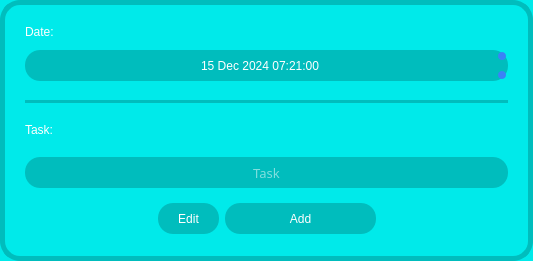
               <widget class="QFrame" name="frame_13">
                <property name="sizePolicy">
                 <sizepolicy hsizetype="Expanding" vsizetype="Expanding">
                  <horstretch>0</horstretch>
                  <verstretch>0</verstretch>
                 </sizepolicy>
                </property>
                <property name="minimumSize">
                 <size>
                  <width>391</width>
                  <height>261</height>
                 </size>
                </property>
                <property name="maximumSize">
                 <size>
                  <width>16777215</width>
                  <height>16777215</height>
                 </size>
                </property>
                <property name="styleSheet">
                 <string notr="true">background-color: rgb(0, 234, 234);
border-radius: 20px;
border: 5px solid  rgb(0, 189, 189);</string>
                </property>
                <property name="frameShape">
                 <enum>QFrame::StyledPanel</enum>
                </property>
                <property name="frameShadow">
                 <enum>QFrame::Raised</enum>
                </property>
                <layout class="QGridLayout" name="gridLayout_13">
                 <item row="0" column="0" rowspan="2" colspan="6">
                  <widget class="QFrame" name="frame_15">
                   <property name="minimumSize">
                    <size>
                     <width>341</width>
                     <height>171</height>
                    </size>
                   </property>
                   <property name="styleSheet">
                    <string notr="true">border: none;</string>
                   </property>
                   <property name="frameShape">
                    <enum>QFrame::StyledPanel</enum>
                   </property>
                   <property name="frameShadow">
                    <enum>QFrame::Raised</enum>
                   </property>
                   <layout class="QGridLayout" name="gridLayout_10">
                    <item row="0" column="0">
                     <widget class="QLabel" name="label_3">
                      <property name="sizePolicy">
                       <sizepolicy hsizetype="Fixed" vsizetype="Fixed">
                        <horstretch>0</horstretch>
                        <verstretch>0</verstretch>
                       </sizepolicy>
                      </property>
                      <property name="styleSheet">
                       <string notr="true">border: none;
font: 87 8pt &quot;Arial Black&quot;;
color: rgb(255, 255, 255);</string>
                      </property>
                      <property name="text">
                       <string>Date:</string>
                      </property>
                     </widget>
                    </item>
                    <item row="1" column="1">
                     <spacer name="verticalSpacer_23">
                      <property name="orientation">
                       <enum>Qt::Vertical</enum>
                      </property>
                      <property name="sizeType">
                       <enum>QSizePolicy::Fixed</enum>
                      </property>
                      <property name="sizeHint" stdset="0">
                       <size>
                        <width>20</width>
                        <height>5</height>
                       </size>
                      </property>
                     </spacer>
                    </item>
                    <item row="2" column="0" colspan="3">
                     <widget class="QDateTimeEdit" name="sched_datetimeedit">
                      <property name="minimumSize">
                       <size>
                        <width>31</width>
                        <height>31</height>
                       </size>
                      </property>
                      <property name="styleSheet">
                       <string notr="true">/* General QDateEdit styling */
QDateTimeEdit {
    background-color: rgb(0, 189, 189);
	color: rgb(255, 255, 255);
    border-radius: 15px; /* Rounded corners */
    padding: 5px 10px; /* Inner padding */
	font: 12pt &quot;Arial&quot;;
}

/* Arrow buttons for spin up/down */
QDateTimeEdit::up-button, QDateTimeEdit::down-button {
    border: none; /* Remove button borders */
    background-color: #3B82F6; /* Highlighted blue background */
    border-radius: 4px; /* Rounded arrow buttons */
    width: 8px; /* Set size */
    height: 8px;
    margin: 2px; /* Spacing */
}

QDateTimeEdit::up-button:hover, QDateTimeEdit::down-button:hover {
    background-color: #4C8EF7; /* Lighter blue on hover */
}

/* Default arrows for up and down */
QDateTimeEdit::up-arrow, QDateTimeEdit::down-arrow {
    width: 10px;
    height: 10px;
}

/* Disabled state for date input */
QDateTimeEdit:disabled {
    background-color: #444B56; /* Darker gray */
    color: #888888; /* Dimmed text */
    border: 1px solid #555555;
}
</string>
                      </property>
                      <property name="alignment">
                       <set>Qt::AlignCenter</set>
                      </property>
                      <property name="date">
                       <date>
                        <year>2024</year>
                        <month>12</month>
                        <day>15</day>
                       </date>
                      </property>
                      <property name="time">
                       <time>
                        <hour>7</hour>
                        <minute>21</minute>
                        <second>0</second>
                       </time>
                      </property>
                     </widget>
                    </item>
                    <item row="3" column="2">
                     <spacer name="verticalSpacer_25">
                      <property name="orientation">
                       <enum>Qt::Vertical</enum>
                      </property>
                      <property name="sizeType">
                       <enum>QSizePolicy::Fixed</enum>
                      </property>
                      <property name="sizeHint" stdset="0">
                       <size>
                        <width>20</width>
                        <height>13</height>
                       </size>
                      </property>
                     </spacer>
                    </item>
                    <item row="4" column="0" colspan="3">
                     <widget class="Line" name="line_3">
                      <property name="styleSheet">
                       <string notr="true">border: 5px solid rgb(0, 189, 189);</string>
                      </property>
                      <property name="orientation">
                       <enum>Qt::Horizontal</enum>
                      </property>
                     </widget>
                    </item>
                    <item row="5" column="0">
                     <widget class="QLabel" name="label_4">
                      <property name="styleSheet">
                       <string notr="true">border: none;
font: 87 8pt &quot;Arial Black&quot;;
color: rgb(255, 255, 255);</string>
                      </property>
                      <property name="text">
                       <string>Task:</string>
                      </property>
                     </widget>
                    </item>
                    <item row="5" column="2">
                     <spacer name="verticalSpacer_24">
                      <property name="orientation">
                       <enum>Qt::Vertical</enum>
                      </property>
                      <property name="sizeType">
                       <enum>QSizePolicy::Fixed</enum>
                      </property>
                      <property name="sizeHint" stdset="0">
                       <size>
                        <width>20</width>
                        <height>6</height>
                       </size>
                      </property>
                     </spacer>
                    </item>
                    <item row="6" column="0" colspan="3">
                     <widget class="QLineEdit" name="sched_task_box">
                      <property name="minimumSize">
                       <size>
                        <width>0</width>
                        <height>31</height>
                       </size>
                      </property>
                      <property name="font">
                       <font>
                        <family>Arial Black</family>
                        <pointsize>10</pointsize>
                        <weight>10</weight>
                        <italic>false</italic>
                        <bold>false</bold>
                       </font>
                      </property>
                      <property name="styleSheet">
                       <string notr="true">
background-color: rgb(0, 189, 189);
font: 87 10pt &quot;Arial Black&quot;;
color: rgb(255, 255, 255);
border-radius: 15px;
border: none;</string>
                      </property>
                      <property name="alignment">
                       <set>Qt::AlignCenter</set>
                      </property>
                      <property name="placeholderText">
                       <string>Task</string>
                      </property>
                     </widget>
                    </item>
                   </layout>
                  </widget>
                 </item>
                 <item row="1" column="2">
                  <spacer name="verticalSpacer_22">
                   <property name="orientation">
                    <enum>Qt::Vertical</enum>
                   </property>
                   <property name="sizeType">
                    <enum>QSizePolicy::Fixed</enum>
                   </property>
                   <property name="sizeHint" stdset="0">
                    <size>
                     <width>20</width>
                     <height>5</height>
                    </size>
                   </property>
                  </spacer>
                 </item>
                 <item row="1" column="4">
                  <spacer name="verticalSpacer_34">
                   <property name="orientation">
                    <enum>Qt::Vertical</enum>
                   </property>
                   <property name="sizeType">
                    <enum>QSizePolicy::Fixed</enum>
                   </property>
                   <property name="sizeHint" stdset="0">
                    <size>
                     <width>20</width>
                     <height>5</height>
                    </size>
                   </property>
                  </spacer>
                 </item>
                 <item row="2" column="0">
                  <spacer name="horizontalSpacer_25">
                   <property name="orientation">
                    <enum>Qt::Horizontal</enum>
                   </property>
                   <property name="sizeHint" stdset="0">
                    <size>
                     <width>95</width>
                     <height>20</height>
                    </size>
                   </property>
                  </spacer>
                 </item>
                 <item row="2" column="1" colspan="2">
                  <widget class="QPushButton" name="sched_edit_btn">
                   <property name="sizePolicy">
                    <sizepolicy hsizetype="Fixed" vsizetype="Fixed">
                     <horstretch>0</horstretch>
                     <verstretch>0</verstretch>
                    </sizepolicy>
                   </property>
                   <property name="minimumSize">
                    <size>
                     <width>61</width>
                     <height>31</height>
                    </size>
                   </property>
                   <property name="styleSheet">
                    <string notr="true">QPushButton {
background-color: rgb(0, 189, 189);
color: rgb(255, 255, 255);
border-radius: 15px;
border: none;
font: 87 10pt &quot;Arial Black&quot;;
}

QPushButton:hover {
background-color: rgb(255, 255, 255);
color: rgb(0, 234, 234);
border-radius: 15px;
border: none;
}

QPushButton:pressed {
background-color: rgb(0, 189, 189);
}
</string>
                   </property>
                   <property name="text">
                    <string>Edit</string>
                   </property>
                  </widget>
                 </item>
                 <item row="2" column="3" colspan="2">
                  <widget class="QPushButton" name="sched_add_btn">
                   <property name="sizePolicy">
                    <sizepolicy hsizetype="Expanding" vsizetype="Fixed">
                     <horstretch>0</horstretch>
                     <verstretch>0</verstretch>
                    </sizepolicy>
                   </property>
                   <property name="minimumSize">
                    <size>
                     <width>151</width>
                     <height>31</height>
                    </size>
                   </property>
                   <property name="styleSheet">
                    <string notr="true">QPushButton {
background-color: rgb(0, 189, 189);
color: rgb(255, 255, 255);
border-radius: 15px;
border: none;
font: 87 10pt &quot;Arial Black&quot;;
}

QPushButton:hover {
background-color: rgb(0, 255, 255);
color: rgb(0, 189, 189);
border-radius: 15px;
border: none;
}

QPushButton:pressed {
background-color: rgb(0, 189, 189);
}
</string>
                   </property>
                   <property name="text">
                    <string>Add</string>
                   </property>
                  </widget>
                 </item>
                 <item row="2" column="5">
                  <spacer name="horizontalSpacer_26">
                   <property name="orientation">
                    <enum>Qt::Horizontal</enum>
                   </property>
                   <property name="sizeHint" stdset="0">
                    <size>
                     <width>95</width>
                     <height>20</height>
                    </size>
                   </property>
                  </spacer>
                 </item>
                 <item row="3" column="2">
                  <spacer name="verticalSpacer_26">
                   <property name="orientation">
                    <enum>Qt::Vertical</enum>
                   </property>
                   <property name="sizeType">
                    <enum>QSizePolicy::Fixed</enum>
                   </property>
                   <property name="sizeHint" stdset="0">
                    <size>
                     <width>20</width>
                     <height>11</height>
                    </size>
                   </property>
                  </spacer>
                 </item>
                 <item row="3" column="4">
                  <spacer name="verticalSpacer_35">
                   <property name="orientation">
                    <enum>Qt::Vertical</enum>
                   </property>
                   <property name="sizeType">
                    <enum>QSizePolicy::Fixed</enum>
                   </property>
                   <property name="sizeHint" stdset="0">
                    <size>
                     <width>20</width>
                     <height>11</height>
                    </size>
                   </property>
                  </spacer>
                 </item>
                </layout>
               </widget>
